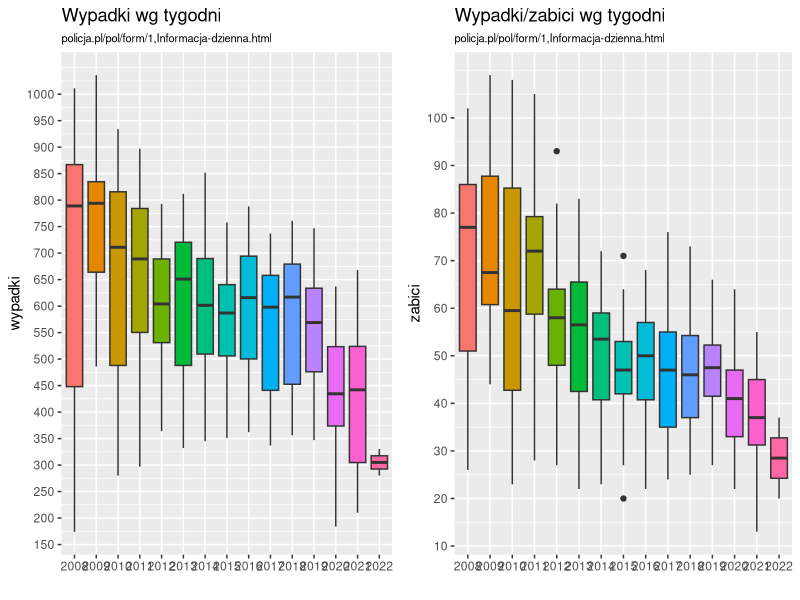
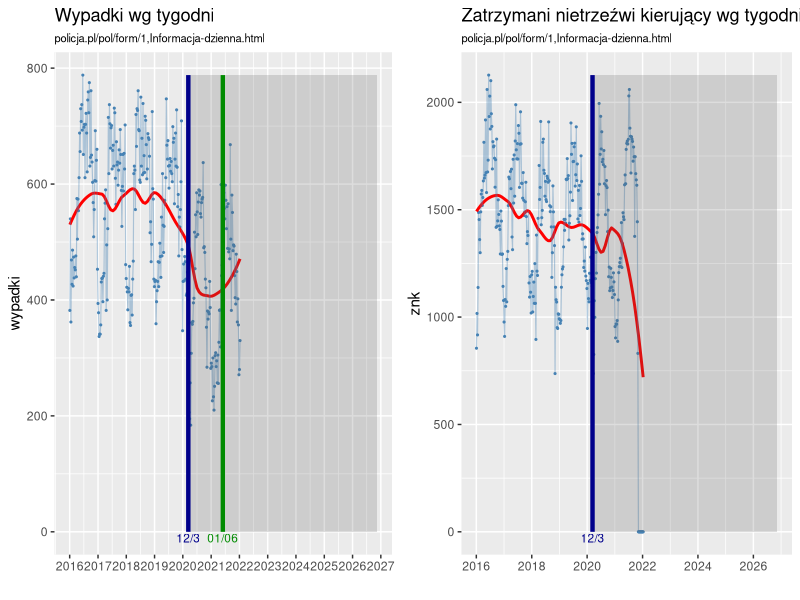
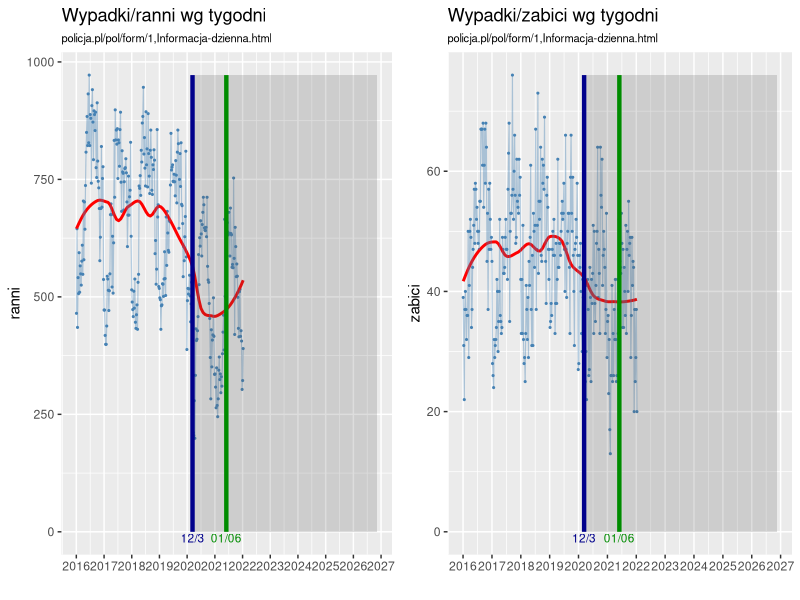
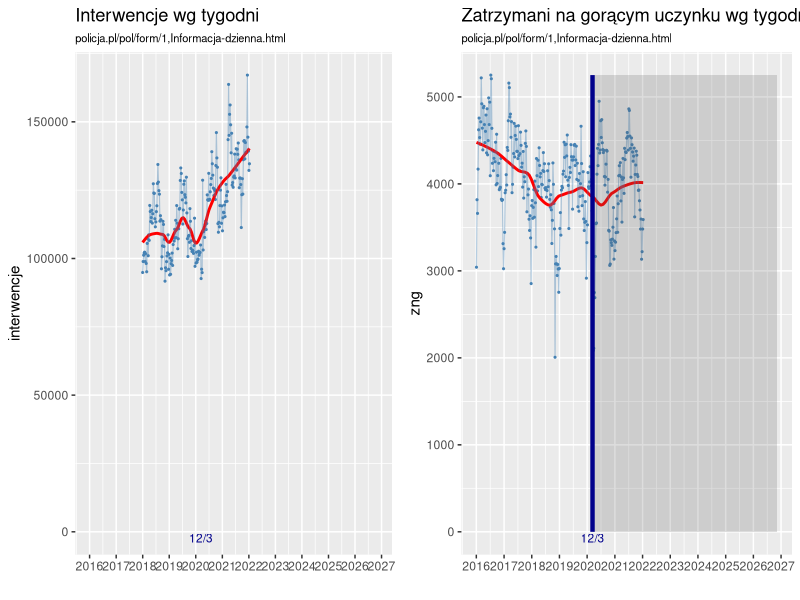
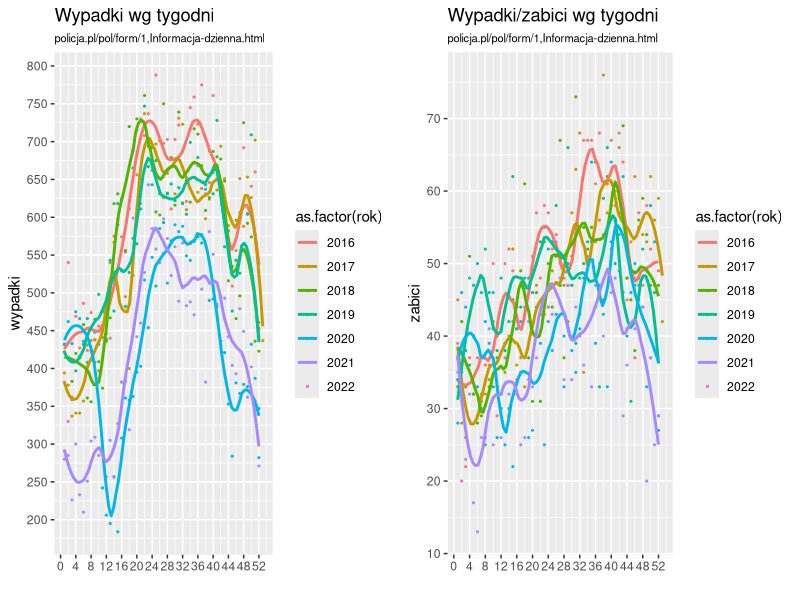

The R script that drew these images, in order:
library("dplyr")
library("ggplot2")
library("ggpubr")
library("scales")
##
today <- Sys.Date()
lastDay <- format(today, "%Y-%m-%d")

d <- read.csv("ppw.csv", sep = ';',  header=T, na.string="NA");

### Wszystkie lata bo kolor są nieistotne
pw_b <- ggplot(d, aes(x= as.factor(rok), y= wypadki, fill=as.factor(rok))) + 
 geom_boxplot() +
 xlab(label="") +
 theme(plot.subtitle=element_text(size=8, hjust=0, color="black"), legend.position = "none") +
 scale_y_continuous(breaks=seq(0,1000, by=50)) +
 ggtitle("Wypadki wg tygodni", subtitle="policja.pl/pol/form/1,Informacja-dzienna.html") 

pz_b <- ggplot(d, aes(x= as.factor(rok), y= zabici, fill=as.factor(rok))) + 
 geom_boxplot() +
 xlab(label="") +
 scale_y_continuous(breaks=seq(0,100, by=10)) +
 theme(plot.subtitle=element_text(size=8, hjust=0, color="black"), legend.position = "none") +
 ggtitle("Wypadki/zabici wg tygodni", subtitle="policja.pl/pol/form/1,Informacja-dzienna.html") 

p6 <- ggarrange(pw_b, pz_b, ncol=2, nrow=1)
ggsave(plot=p6, "PPW_wypadki_wB.png", width=15)

###

d <- d %>% filter(as.Date(d1) > "2015-12-31") %>% as.data.frame

## data;interwencje;zgu;zp;znk;wypadki;zabici;ranni
##rok;nrt;interwencje;in;zng;zngn;zp;zpn;znk;znkn;wypadki;wn;zabici;zn;ranni;rn;d1;d7
##2008;48;NA;NA;4542;6;2015;6;2183;6;789;6;77;6;739;6;2008-12-01;2008-12-06
##2008;49;NA;NA;5518;7;2670;7;2450;7;867;7;102;7;1035;7;2008-12-07;2008-12-13
##2008;50;NA;NA;4825;7;2485;7;2026;7;1011;7;86;7;1260;7;2008-12-15;2008-12-19
##2008;51;NA;NA;1357;2;489;2;692;2;174;2;26;2;243;2;2008-12-21;2008-12-27
##
maxY <- max (d$interwencje)
p.interwencje <- ggplot(d, aes(x= as.Date(d1), y=interwencje)) +
 geom_point(color="steelblue", size=.4) +
 geom_smooth(method="loess", color="red", size=1, se=F, span=.5) +
 geom_line(color="steelblue", size=.4, alpha=.4) +
 xlab(label="") +
 scale_x_date( labels = date_format("%Y"), breaks ="1 year") +
 theme(plot.subtitle=element_text(size=8, hjust=0, color="black")) +
  annotate("rect", xmin = as.Date("2020-03-12"), xmax = as.Date(lastDay), ymin = 0, ymax = maxY, alpha = .2) +
  annotate("rect", xmin = as.Date("2020-03-12"), xmax = as.Date("2020-03-12"), ymin = 0, ymax = maxY, color = "darkblue", size=1.5) +
  annotate("text", x = as.Date("2020-03-12"), y=0, label = "12/3", vjust = 1.2, size=3, color="darkblue") +
 ggtitle("Interwencje wg tygodni", subtitle="policja.pl/pol/form/1,Informacja-dzienna.html")

maxY <- max (d$zng)
p.zng <- ggplot(d, aes(x= as.Date(d1), y=zng)) +
 geom_point(color="steelblue", size=.4) +
 geom_smooth(method="loess", color="red", size=1, se=F, span=.5) +
 geom_line(color="steelblue", size=.4, alpha=.4) +
 xlab(label="") +
 scale_x_date( labels = date_format("%Y"), breaks ="1 year") +
 theme(plot.subtitle=element_text(size=8, hjust=0, color="black")) +
  annotate("rect", xmin = as.Date("2020-03-12"), xmax = as.Date(lastDay), ymin = 0, ymax = maxY, alpha = .2) +
  annotate("rect", xmin = as.Date("2020-03-12"), xmax = as.Date("2020-03-12"), ymin = 0, ymax = maxY, color = "darkblue", size=1.5) +
  annotate("text", x = as.Date("2020-03-12"), y=0, label = "12/3", vjust = 1.2, size=3, color="darkblue") +
 ggtitle("Zatrzymani na gorącym uczynku wg tygodni", subtitle="policja.pl/pol/form/1,Informacja-dzienna.html")


maxY <- max (d$zabici)
pz <- ggplot(d, aes(x= as.Date(d1), y=zabici)) + 
 geom_point(color="steelblue", size=.4) +
 geom_smooth(method="loess", color="red", size=1, se=F, span=.5) +
 geom_line(color="steelblue", size=.4, alpha=.4) +
 xlab(label="") +
 scale_x_date( labels = date_format("%Y"), breaks ="1 year") +
 theme(plot.subtitle=element_text(size=8, hjust=0, color="black")) +
  annotate("rect", xmin = as.Date("2020-03-12"), xmax = as.Date(lastDay), ymin = 0, ymax = maxY, alpha = .2) +
  annotate("rect", xmin = as.Date("2020-03-12"), xmax = as.Date("2020-03-12"), ymin = 0, ymax = maxY, color = "darkblue", size=1.5) +
  annotate("rect", xmin = as.Date("2021-06-01"), xmax = as.Date("2021-06-01"), ymin = 0, ymax = maxY, color = "green4", size=1.5, alpha=.4) +
  annotate("text", x = as.Date("2020-03-12"), y=0, label = "12/3", vjust = 1.2, size=3, color="darkblue") +
  annotate("text", x = as.Date("2021-06-01"), y=0, label = "01/06", vjust = 1.2, size=3, color="green4") +
 ggtitle("Wypadki/zabici wg tygodni", subtitle="policja.pl/pol/form/1,Informacja-dzienna.html") 

maxY <- max (d$wypadki)
pw <- ggplot(d, aes(x= as.Date(d1), y=wypadki)) + 
 geom_point(color="steelblue", size=.4) +
 geom_smooth(method="loess", color="red", size=1, se=F, span=.5) +
 geom_line(color="steelblue", size=.4, alpha=.4) +
 xlab(label="") +
 scale_x_date( labels = date_format("%Y"), breaks ="1 year") +
 theme(plot.subtitle=element_text(size=8, hjust=0, color="black")) +
  annotate("rect", xmin = as.Date("2020-03-12"), xmax = as.Date(lastDay), ymin = 0, ymax = maxY, alpha = .2) +
  annotate("rect", xmin = as.Date("2020-03-12"), xmax = as.Date("2020-03-12"), ymin = 0, ymax = maxY, color = "darkblue", size=1.5) +
  annotate("rect", xmin = as.Date("2021-06-01"), xmax = as.Date("2021-06-01"), ymin = 0, ymax = maxY, color = "green4", size=1.5, alpha=.4) +
  annotate("text", x = as.Date("2020-03-12"), y=0, label = "12/3", vjust = 1.2, size=3, color="darkblue") +
  annotate("text", x = as.Date("2021-06-01"), y=0, label = "01/06", vjust = 1.2, size=3, color="green4") +
 ggtitle("Wypadki wg tygodni", subtitle="policja.pl/pol/form/1,Informacja-dzienna.html") 

maxY <- max (d$ranni)
pr <- ggplot(d, aes(x= as.Date(d1), y=ranni)) + 
 geom_point(color="steelblue", size=.4) +
 geom_smooth(method="loess", color="red", size=1, se=F, span=.5) +
 geom_line(color="steelblue", size=.4, alpha=.4) +
 xlab(label="") +
 scale_x_date( labels = date_format("%Y"), breaks ="1 year") +
 theme(plot.subtitle=element_text(size=8, hjust=0, color="black")) +
  annotate("rect", xmin = as.Date("2020-03-12"), xmax = as.Date(lastDay), ymin = 0, ymax = maxY, alpha = .2) +
  annotate("rect", xmin = as.Date("2020-03-12"), xmax = as.Date("2020-03-12"), ymin = 0, ymax = maxY, color = "darkblue", size=1.5) +
  annotate("rect", xmin = as.Date("2021-06-01"), xmax = as.Date("2021-06-01"), ymin = 0, ymax = maxY, color = "green4", size=1.5, alpha=.4) +
  annotate("text", x = as.Date("2020-03-12"), y=0, label = "12/3", vjust = 1.2, size=3, color="darkblue") +
  annotate("text", x = as.Date("2021-06-01"), y=0, label = "01/06", vjust = 1.2, size=3, color="green4") +
 ggtitle("Wypadki/ranni wg tygodni", subtitle="policja.pl/pol/form/1,Informacja-dzienna.html") 

maxY <- max (d$znk)
pznk <- ggplot(d, aes(x= as.Date(d1), y=znk)) + 
 geom_point(color="steelblue", size=.4) +
 geom_smooth(method="loess", color="red", size=1, se=F, span=.5) +
 geom_line(color="steelblue", size=.4, alpha=.4) +
 xlab(label="") +
 theme(plot.subtitle=element_text(size=8, hjust=0, color="black")) +
  annotate("rect", xmin = as.Date("2020-03-12"), xmax = as.Date(lastDay), ymin = 0, ymax = maxY, alpha = .2) +
  ##
  annotate("rect", xmin = as.Date("2020-03-12"), xmax = as.Date("2020-03-12"), ymin = 0, ymax = maxY, color = "darkblue", size=1.5) +
  ## niedziele i święta
  annotate("text", x = as.Date("2020-03-12"), y=0, label = "12/3", vjust = 1.2, size=3, color="darkblue") +
 ggtitle("Zatrzymani nietrzeźwi kierujący wg tygodni", subtitle="policja.pl/pol/form/1,Informacja-dzienna.html") 

p1 <- ggarrange(pw,pznk, ncol=2, nrow=1)
p2 <- ggarrange(pr,pz, ncol=2, nrow=1)
##p3 <- ggarrange(pw, pr, pz, ncol=3, nrow=1)
p4 <- ggarrange(p.interwencje, p.zng, ncol=2, nrow=1)


ggsave(plot=p1, "PPW_wypadki_w.png", width=15)
ggsave(plot=p2, "PPW_zabici_w.png", width=15)
ggsave(plot=p4, "PPW_interwencje_w.png", width=15)
##
## 

##maxY <- max (d$wypadki)
pw_a <- ggplot(d, aes(x= nrt, y= wypadki, color=as.factor(rok))) + 
 geom_point(size=.4) +
 geom_smooth(method="loess", se=F, span=.25) +
 xlab(label="") +
 scale_x_continuous(breaks=seq(0,54, by=4)) +
 scale_y_continuous(breaks=seq(0,1000, by=50)) +
 theme(plot.subtitle=element_text(size=8, hjust=0, color="black")) +
 ggtitle("Wypadki wg tygodni", subtitle="policja.pl/pol/form/1,Informacja-dzienna.html") 


pz_a <- ggplot(d, aes(x= nrt, y= zabici, color=as.factor(rok))) + 
 geom_point(size=.4) +
 geom_smooth(method="loess", se=F, span=.25) +
 xlab(label="") +
 scale_x_continuous(breaks=seq(0,54, by=4)) +
 scale_y_continuous(breaks=seq(0,100, by=10)) +
 theme(plot.subtitle=element_text(size=8, hjust=0, color="black")) +
 ggtitle("Wypadki/zabici wg tygodni", subtitle="policja.pl/pol/form/1,Informacja-dzienna.html") 

p5 <- ggarrange(pw_a, pz_a, ncol=2, nrow=1)

ggsave(plot=p5, "PPW_wypadki_wA.png", width=15)
